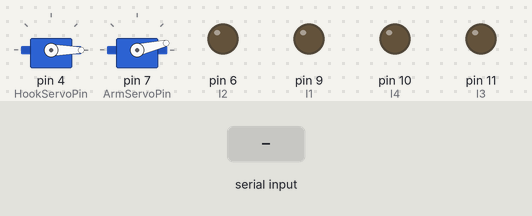
This sketch was run on a simulated Arduino Uno, built with avr-gcc and run on an emulated ATmega328P. Parts: 2 × servo, output pins drawn as LEDs (lit = HIGH). The test bench sets the inputs (shaded band).

Above: at 1.2 s.
1.3 s: "s" received over Serial
At 1.7 s:
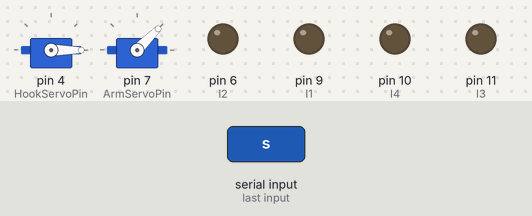
3.3 s: "f" received over Serial
At 3.7 s:
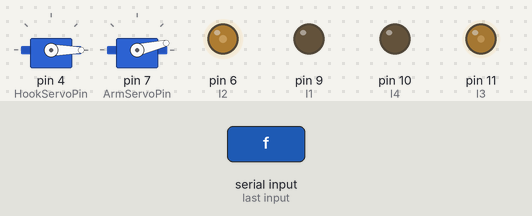
Timing chart, 0 to 6.3 s (numbered marks = the images above; inputs shaded):
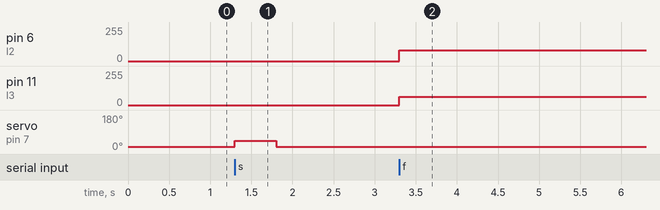

Measured:
- after the input at 1.3 s, servo on pin 7 (ArmServoPin): 13° → 45° at once, → 13° 0.50 s later
- after the input at 3.3 s, pin 6 (I2): 0/255 → 80/255 at once; pin 11 (I3): 0/255 → 62/255 at once

The sketch:

Balltracking_ino.ino
```cpp
#define I1 9 // Control pin 1 for motor 1
#define I2 6 // Control pin 2 for motor 1
#define I3 11 // Control pin 1 for motor 2
#define I4 10 // Control pin 2 for motor 2

// Include the Servo library
#include <Servo.h>
//Defining vaiable
char a;
int angle = 15;
int speed = 3;
int originalleft = 80;
int originalright = 65;
int complete = 'i';

// Declare the Servo pin
int ArmServoPin = 7 ;
int HookServoPin = 4 ;
// Create a servo object
Servo ArmServo;
Servo HookServo;
void setup() {
  // put your setup code here, to run once:
  HookServo.attach(HookServoPin);
  ArmServo.attach(ArmServoPin);
  complete = 'i';
  // put your setup code here, to run once:
  //DCMotor1
  pinMode(I1, OUTPUT);
  pinMode(I2, OUTPUT);

  //DCMotor2
  pinMode(I3, OUTPUT);
  pinMode(I4, OUTPUT);

  Serial.begin(9600);

}

void loop() {
      HookServo.write(0);
      ArmServo.write(13);
      if(Serial.available()>0)
        {
          a=Serial.read();

          //Forward
          if(a =='f')
          {
            //DCMotor 1
            analogWrite(I2, 80);
            digitalWrite(I1, LOW);
            //DCMotor 2
            analogWrite(I3, 62);
            digitalWrite(I4, LOW);
          }
         /* if(a =='l')
          {
            originalright = originalright - speed;
            //DCMotor 1
            analogWrite(I2, originalleft);
            digitalWrite(I1, LOW);
            //DCMotor 2
            analogWrite(I3, originalright);
            digitalWrite(I4, LOW);
          }
          if(a =='r')
          {
            originalleft = originalleft - speed;
            //DCMotor 1
            analogWrite(I2, originalleft);
            digitalWrite(I1, LOW);
            //DCMotor 2
            analogWrite(I3, originalright);
            digitalWrite(I4, LOW);
          }*/
          if(a =='s')
          { if (complete == 'i')
             {
              //DCMotor 1
              analogWrite(I2, 0);
              digitalWrite(I1, LOW);

              //DCMotor 2
              analogWrite(I3, 0);
              digitalWrite(I4, LOW);

              ArmServo.write(45);
              delay(500);
              HookServo.write(90);
              ArmServo.write(15);
              complete = 'c';
              }

          }


        //ServoMotor1
        //ArmServo.write(angle);
        }

  }
```
